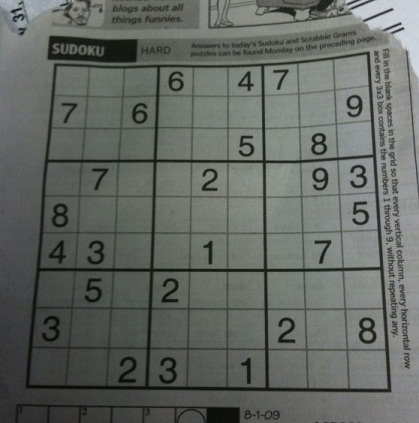
#> input picture sugoku.jpg, 419 x 423 px
$ python 'Sudoku tutorial.py'   (older library calls are emulated)
#> lines starting #> are read from the running program, lines starting #| are printed output that depends on the picture; after the words box and inside, x2 and y2 are one past the last pixel; in counts of white or black regions, pixels touching at a corner belong together
import cv2
import numpy as np
import matplotlib.pyplot as plt
# 1. Image PreProcessing ( closing operation )

img = cv2.imread('sugoku.jpg')
#> img is the input picture: shape (423, 419, 3); mean B, G, R 98.9, 103.6, 99.4
img = cv2.GaussianBlur(img,(5,5),0)
gray = cv2.cvtColor(img,cv2.COLOR_BGR2GRAY)
mask = np.zeros((gray.shape),np.uint8)

kernel1 = cv2.getStructuringElement(cv2.MORPH_ELLIPSE,(11,11))

close = cv2.morphologyEx(gray,cv2.MORPH_CLOSE,kernel1)
div = np.float32(gray)/(close)
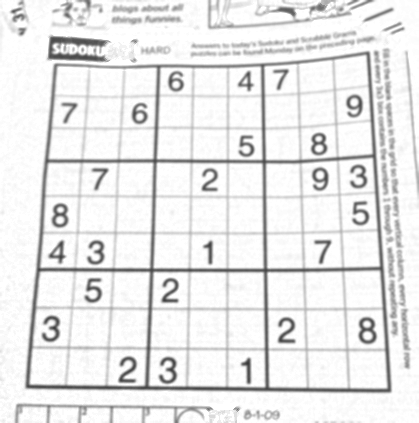
#> div: shape (423, 419) float32; min 0.226, max 1, mean 0.914
res = np.uint8(cv2.normalize(div,div,0,255,cv2.NORM_MINMAX))
res2 = cv2.cvtColor(res,cv2.COLOR_GRAY2BGR)

#2. Finding Sudoku Square and Creating Mask Image

thresh = cv2.adaptiveThreshold(res,255,0,1,19,2)
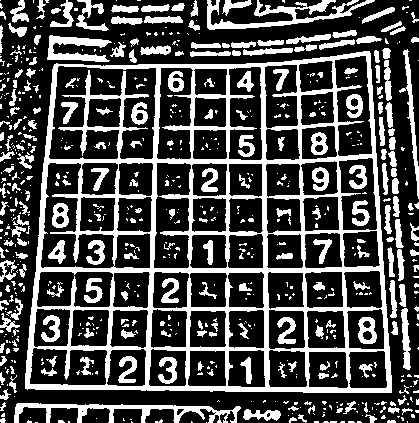
#> thresh: shape (423, 419); 29.8% white; 684 white regions (460 under 20 px)
contour,hier = cv2.findContours(thresh,cv2.RETR_TREE,cv2.CHAIN_APPROX_SIMPLE)
#> contour = 780 contours, 534 with area under 20; largest, box (x1, y1, x2, y2) and area: (25, 51, 392, 393) 112289, (48, 65, 157, 160) 7453, (40, 162, 115, 269) 4522, (153, 162, 192, 269) 3390, (334, 55, 373, 157) 3116

max_area = 0
best_cnt = None
for cnt in contour:
    area = cv2.contourArea(cnt)
    if area > 1000:
        if area > max_area:
            max_area = area
            best_cnt = cnt
#> this loop made 780 passes
#> (area, max_area) on passes 58, 305: (1267, 1267), (112289, 112289)
#> area on passes 30, 41, 46: 28.5, 233, 37
#> after the loop, best_cnt = contour of 172 points, box (x1, y1, x2, y2) (25, 51, 392, 393), area 112289; max_area = 112289

cv2.drawContours(mask,[best_cnt],0,255,-1)
#> mask: shape (423, 419); 63.7% white; 1 black region, box (x1, y1, x2, y2) and area: (0, 0, 419, 423) 64274
cv2.drawContours(mask,[best_cnt],0,0,3)
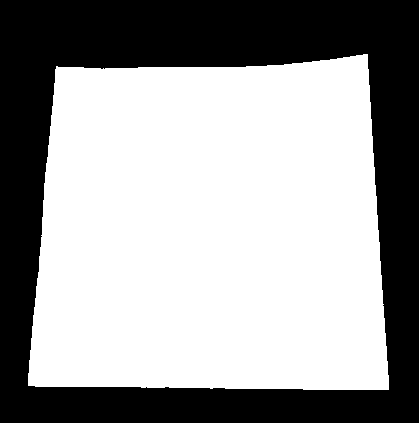
#> mask: shape (423, 419); 61.5% white; 1 black region, box (x1, y1, x2, y2) and area: (0, 0, 419, 423) 68291

res= cv2.bitwise_and(res,mask)
cv2.imshow('res',res)

#3. Finding Vertical lines

kernelx = cv2.getStructuringElement(cv2.MORPH_RECT,(2,10))

dx = cv2.Sobel(res,cv2.CV_16S,1,0)
dx = cv2.convertScaleAbs(dx)
cv2.normalize(dx,dx,0,255,cv2.NORM_MINMAX)
ret,close = cv2.threshold(dx,0,255,cv2.THRESH_BINARY+cv2.THRESH_OTSU)
#> close: shape (423, 419); 12.5% white; 127 white regions (23 under 20 px), largest, box (x1, y1, x2, y2) and area: (143, 67, 162, 387) 2333, (259, 64, 271, 389) 2319, (27, 65, 59, 386) 1531
#> ret = 107
close = cv2.morphologyEx(close,cv2.MORPH_DILATE,kernelx,iterations = 1)
#> close: shape (423, 419); 21.7% white; 50 white regions

contour, hier = cv2.findContours(close,cv2.RETR_EXTERNAL,cv2.CHAIN_APPROX_SIMPLE)
#> contour = 50 contours, 1 with area under 20; largest, box (x1, y1, x2, y2) and area: (143, 63, 163, 392) 2672, (259, 60, 272, 394) 2596, (329, 53, 353, 394) 1962, (295, 57, 312, 393) 1909, (27, 61, 60, 391) 1824
for cnt in contour:
    x,y,w,h = cv2.boundingRect(cnt)
    if h/w > 5:
        cv2.drawContours(close,[cnt],0,255,-1)
    else:
        cv2.drawContours(close,[cnt],0,0,-1)
#> this loop made 50 passes
#> (x, y, w, h) on passes 1 to 12: (239, 353, 15, 37), (157, 352, 23, 41), (117, 352, 23, 37), (276, 313, 22, 36), (357, 312, 23, 38), (40, 311, 23, 37), (159, 273, 23, 36), (83, 273, 22, 35), (201, 236, 15, 35), (85, 236, 23, 34), (317, 235, 17, 35), (313, 235, 5, 15)
#> (cnt, x, y, w, h) on passes 35, 36, 37, 38, 44, 45: ([[105, 63], [105, 74], [106, 74], [106, 63]], 105, 63, 2, 12), ([[100, 63], [100, 74], [103, 74], [103, 63]], 100, 63, 4, 12), ([[137, 62], [137, 73], [139, 73], [139, 62]], 137, 62, 3, 12), ([[83, 62], [83, 73], [85, 73], [85, 62]], 83, 62, 3, 12), ([[311, 56], [311, 67], [313, 67], [313, 56]], 311, 56, 3, 12), ([[319, 55], [319, 66], [321, 66], [321, 55]], 319, 55, 3, 12)
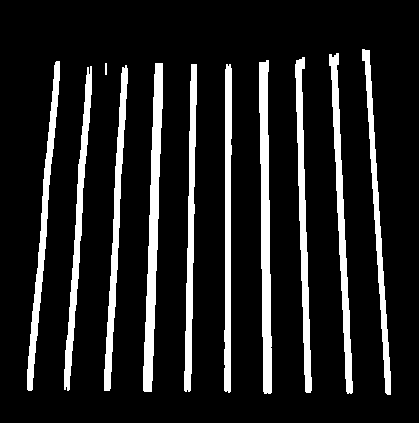
#> close: shape (423, 419); 13.1% white; 11 white regions, largest, box (x1, y1, x2, y2) and area: (143, 63, 163, 392) 3008, (259, 60, 272, 394) 2937, (329, 53, 353, 394) 2312
close = cv2.morphologyEx(close,cv2.MORPH_CLOSE,None,iterations = 2)
#> close: shape (423, 419); 13.1% white; 11 white regions, largest, box (x1, y1, x2, y2) and area: (143, 63, 163, 392) 3008, (259, 60, 272, 394) 2939, (329, 53, 353, 394) 2321
closex = close.copy()

#4. Finding Horizontal Lines
kernely = cv2.getStructuringElement(cv2.MORPH_RECT,(10,2))
dy = cv2.Sobel(res,cv2.CV_16S,0,2)
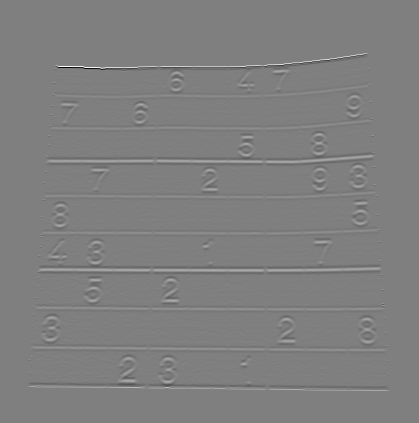
#> dy: shape (423, 419) int16; min -1020, max 1020, mean 0; drawn with min black and max white
dy = cv2.convertScaleAbs(dy)
cv2.normalize(dy,dy,0,255,cv2.NORM_MINMAX)
ret,close = cv2.threshold(dy,0,255,cv2.THRESH_BINARY+cv2.THRESH_OTSU)
#> close: shape (423, 419); 8.1% white in thin lines or dots, all inside (x1, y1, x2, y2) = (28, 53, 389, 391)
#> ret = 77
close = cv2.morphologyEx(close,cv2.MORPH_DILATE,kernely)
#> close: shape (423, 419); 18% white; 46 white regions

contour, hier = cv2.findContours(close,cv2.RETR_EXTERNAL,cv2.CHAIN_APPROX_SIMPLE)
#> contour = 46 contours, 15 with area under 20; largest, box (x1, y1, x2, y2) and area: (42, 131, 383, 201) 9735, (50, 53, 375, 98) 4113, (34, 238, 388, 277) 3973, (26, 313, 392, 354) 3044, (24, 354, 394, 392) 2941

for cnt in contour:
    x,y,w,h = cv2.boundingRect(cnt)
    if w/h > 5:
        cv2.drawContours(close,[cnt],0,255,-1)
    else:
        cv2.drawContours(close,[cnt],0,0,-1)
#> this loop made 46 passes
#> (x, y, w, h) on passes 5, 6, 10, 12, 16, 17, 19, 20, 21, 22, 23, 24: (236, 356, 20, 13), (24, 354, 370, 38), (355, 315, 36, 21), (26, 313, 366, 41), (33, 277, 11, 3), (30, 276, 360, 37), (36, 246, 11, 3), (374, 241, 12, 3), (198, 239, 19, 12), (310, 238, 27, 10), (34, 238, 354, 39), (36, 221, 349, 18)
#> (cnt, x, y, w, h) on passes 1, 2, 3, 4, 7, 8: ([[384, 374], [384, 376], [393, 376], [393, 374]], 384, 374, 10, 3), ([[24, 372], [24, 373], [33, 373], [33, 372]], 24, 372, 10, 2), ([[383, 360], [383, 362], [392, 362], [392, 360]], 383, 360, 10, 3), ([[25, 359], [25, 361], [34, 361], [34, 359]], 25, 359, 10, 3), ([[27, 337], [27, 339], [36, 339], [36, 337]], 27, 337, 10, 3), ([[28, 325], [28, 327], [37, 327], [37, 325]], 28, 325, 10, 3)
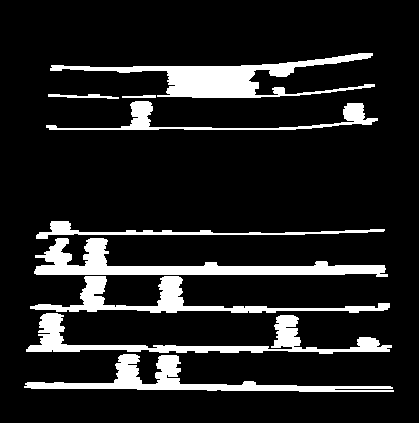
#> close: shape (423, 419); 12.7% white; 9 white regions, largest, box (x1, y1, x2, y2) and area: (50, 53, 375, 98) 4627, (34, 238, 388, 277) 4431, (26, 313, 392, 354) 3576

close = cv2.morphologyEx(close,cv2.MORPH_DILATE,None,iterations = 2)
#> close: shape (423, 419); 20.3% white; 2 white regions, box (x1, y1, x2, y2) and area: (22, 219, 396, 394) 25109, (44, 51, 380, 132) 10950
closey = close.copy()

cv2.imshow('closex',closex)
cv2.imshow('closey',closey)
#5. Finding Grid Points

res = cv2.bitwise_and(closex,closey)
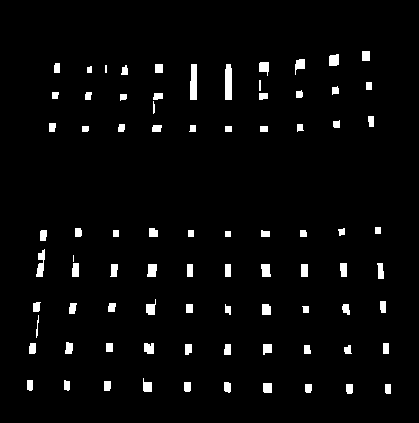
#> res: shape (423, 419); 3.2% white; 83 white regions (2 under 20 px)

cv2.imshow('res',res)

#6. Correcting the defects

contour, hier = cv2.findContours(res,cv2.RETR_LIST,cv2.CHAIN_APPROX_SIMPLE)
#> contour = 83 contours, 5 with area under 20; largest, box (x1, y1, x2, y2) and area: (225, 64, 232, 100) 202, (190, 64, 197, 100) 194, (36, 249, 45, 277) 114, (147, 264, 157, 277) 93, (261, 264, 271, 277) 91
centroids = []
for cnt in contour:
    mom = cv2.moments(cnt)
#> (the run stopped early here; a loop or call above may not have finished)
